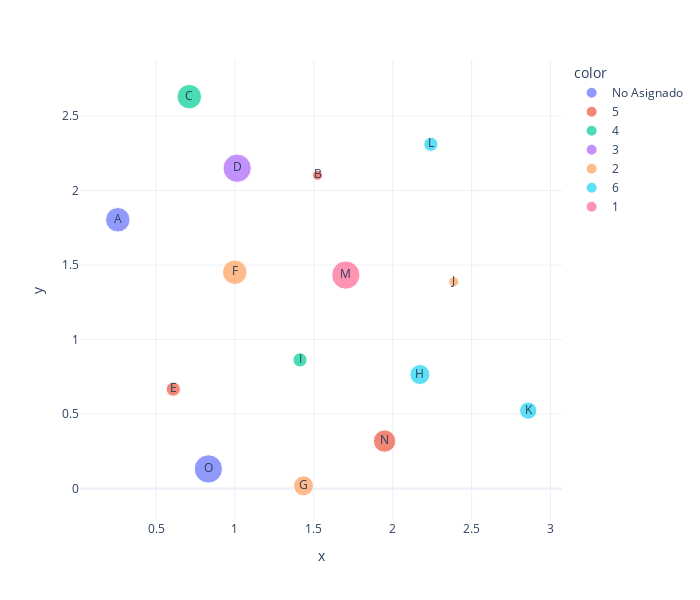

This figure's notebook cell:
### Code cell
node_ix = []
node_x = []
node_y = []
node_carga = []
node_ix_camion = []

for pedido in ruteo.get_pedidos():
    node_ix.append(pedido.ix)
    node_x.append(pedido.x)
    node_y.append(pedido.y)
    node_carga.append(pedido.carga)
    node_ix_camion.append(str(pedido.camion_ix) if pedido.asignado else "No Asignado")

# node_ix = [pedido.ix for pedido in ruteo.get_pedidos()]
# node_x = [pedido.x for pedido in ruteo.get_pedidos()]
# node_y = [pedido.y for pedido in ruteo.get_pedidos()]
# node_carga = [pedido.carga for pedido in ruteo.get_pedidos()]
# node_ix_camion = [str(pedido.camion_ix) if pedido.asignado else "None" for pedido in ruteo.get_pedidos()]

fig = px.scatter(x=node_x,
                 y=node_y,
                 size=node_carga,
                 color=node_ix_camion,
                 text=node_ix,
                 height=600,
                 width=700,
                 template="plotly_white")

#fig.add_trace(go.Scatter)

fig.show()

### Figure 1 — Plotly figure (JSON) as saved in the notebook; plotly's stock layout.template omitted (floating-point values rounded to 4 significant figures)
{"data": [{"hovertemplate": "color=No Asignado<br>x=%{x}<br>y=%{y}<br>size=%{marker.size}<br>text=%{text}<extra></extra>", "legendgroup": "No Asignado", "marker": {"color": "#636efa", "size": [6, 8], "sizemode": "area", "sizeref": 0.02, "symbol": "circle"}, "mode": "markers+text", "name": "No Asignado", "orientation": "v", "showlegend": true, "text": ["A", "O"], "type": "scatter", "x": [0.2576, 0.8314], "xaxis": "x", "y": [1.804, 0.1315], "yaxis": "y"}, {"hovertemplate": "color=5<br>x=%{x}<br>y=%{y}<br>size=%{marker.size}<br>text=%{text}<extra></extra>", "legendgroup": "5", "marker": {"color": "#EF553B", "size": [1, 2, 5], "sizemode": "area", "sizeref": 0.02, "symbol": "circle"}, "mode": "markers+text", "name": "5", "orientation": "v", "showlegend": true, "text": ["B", "E", "N"], "type": "scatter", "x": [1.523, 0.6095, 1.948], "xaxis": "x", "y": [2.102, 0.6668, 0.3185], "yaxis": "y"}, {"hovertemplate": "color=4<br>x=%{x}<br>y=%{y}<br>size=%{marker.size}<br>text=%{text}<extra></extra>", "legendgroup": "4", "marker": {"color": "#00cc96", "size": [6, 2], "sizemode": "area", "sizeref": 0.02, "symbol": "circle"}, "mode": "markers+text", "name": "4", "orientation": "v", "showlegend": true, "text": ["C", "I"], "type": "scatter", "x": [0.7109, 1.412], "xaxis": "x", "y": [2.63, 0.8632], "yaxis": "y"}, {"hovertemplate": "color=3<br>x=%{x}<br>y=%{y}<br>size=%{marker.size}<br>text=%{text}<extra></extra>", "legendgroup": "3", "marker": {"color": "#ab63fa", "size": [8], "sizemode": "area", "sizeref": 0.02, "symbol": "circle"}, "mode": "markers+text", "name": "3", "orientation": "v", "showlegend": true, "text": ["D"], "type": "scatter", "x": [1.014], "xaxis": "x", "y": [2.15], "yaxis": "y"}, {"hovertemplate": "color=2<br>x=%{x}<br>y=%{y}<br>size=%{marker.size}<br>text=%{text}<extra></extra>", "legendgroup": "2", "marker": {"color": "#FFA15A", "size": [6, 4, 1], "sizemode": "area", "sizeref": 0.02, "symbol": "circle"}, "mode": "markers+text", "name": "2", "orientation": "v", "showlegend": true, "text": ["F", "G", "J"], "type": "scatter", "x": [0.9986, 1.435, 2.386], "xaxis": "x", "y": [1.452, 0.01818, 1.387], "yaxis": "y"}, {"hovertemplate": "color=6<br>x=%{x}<br>y=%{y}<br>size=%{marker.size}<br>text=%{text}<extra></extra>", "legendgroup": "6", "marker": {"color": "#19d3f3", "size": [4, 3, 2], "sizemode": "area", "sizeref": 0.02, "symbol": "circle"}, "mode": "markers+text", "name": "6", "orientation": "v", "showlegend": true, "text": ["H", "K", "L"], "type": "scatter", "x": [2.172, 2.858, 2.241], "xaxis": "x", "y": [0.7649, 0.5231, 2.31], "yaxis": "y"}, {"hovertemplate": "color=1<br>x=%{x}<br>y=%{y}<br>size=%{marker.size}<br>text=%{text}<extra></extra>", "legendgroup": "1", "marker": {"color": "#FF6692", "size": [8], "sizemode": "area", "sizeref": 0.02, "symbol": "circle"}, "mode": "markers+text", "name": "1", "orientation": "v", "showlegend": true, "text": ["M"], "type": "scatter", "x": [1.703], "xaxis": "x", "y": [1.433], "yaxis": "y"}], "layout": {"height": 600, "legend": {"itemsizing": "constant", "title": {"text": "color"}, "tracegroupgap": 0}, "margin": {"t": 60}, "width": 700, "xaxis": {"anchor": "y", "domain": [0, 1], "title": {"text": "x"}}, "yaxis": {"anchor": "x", "domain": [0, 1], "title": {"text": "y"}}}}
